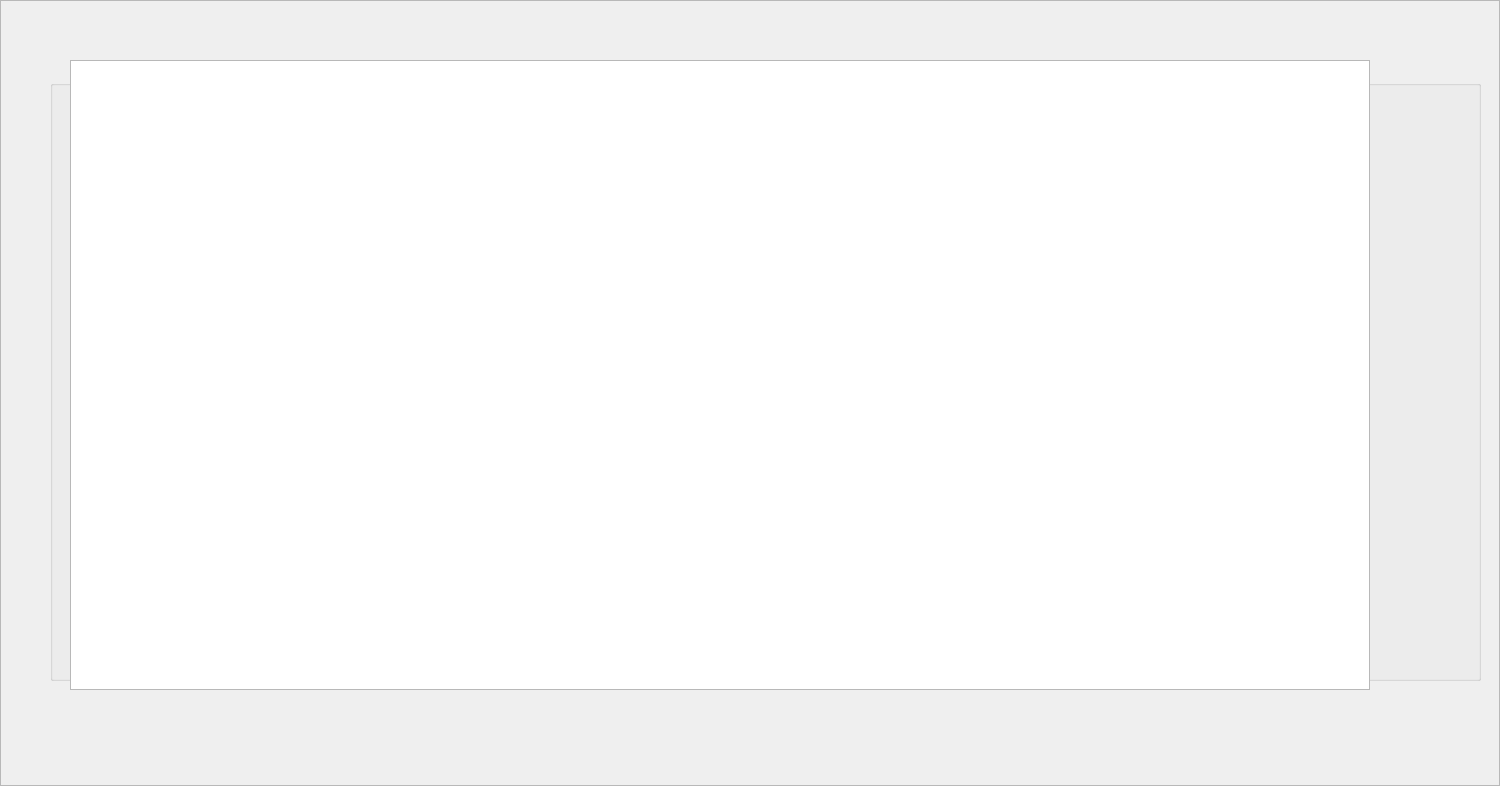
<?xml version="1.0" encoding="UTF-8"?>
<ui version="4.0">
 <class>OrganisateurInscriptionFrame</class>
 <widget class="QFrame" name="OrganisateurInscriptionFrame">
  <property name="geometry">
   <rect>
    <x>0</x>
    <y>0</y>
    <width>1500</width>
    <height>786</height>
   </rect>
  </property>
  <property name="windowTitle">
   <string>Frame</string>
  </property>
  <property name="frameShape">
   <enum>QFrame::StyledPanel</enum>
  </property>
  <property name="frameShadow">
   <enum>QFrame::Raised</enum>
  </property>
  <widget class="QGroupBox" name="groupBox">
   <property name="geometry">
    <rect>
     <x>50</x>
     <y>80</y>
     <width>1431</width>
     <height>601</height>
    </rect>
   </property>
   <property name="title">
    <string/>
   </property>
   <widget class="QWidget" name="layoutWidget_6">
    <property name="geometry">
     <rect>
      <x>170</x>
      <y>280</y>
      <width>301</width>
      <height>31</height>
     </rect>
    </property>
    <layout class="QHBoxLayout" name="horizontalLayout_11">
     <item>
      <widget class="QLabel" name="label_11">
       <property name="text">
        <string>Acte de naissance :</string>
       </property>
      </widget>
     </item>
     <item>
      <widget class="QPushButton" name="btn_voir_acte_naissance_3">
       <property name="text">
        <string>voir</string>
       </property>
      </widget>
     </item>
    </layout>
   </widget>
   <widget class="QWidget" name="layoutWidget_7">
    <property name="geometry">
     <rect>
      <x>170</x>
      <y>370</y>
      <width>301</width>
      <height>29</height>
     </rect>
    </property>
    <layout class="QHBoxLayout" name="horizontalLayout_12">
     <item>
      <widget class="QLabel" name="label_12">
       <property name="text">
        <string>CV :</string>
       </property>
      </widget>
     </item>
     <item>
      <widget class="QPushButton" name="btn_voir_cv_3">
       <property name="text">
        <string>voir</string>
       </property>
      </widget>
     </item>
    </layout>
   </widget>
   <widget class="QPushButton" name="btn_accepte_2">
    <property name="geometry">
     <rect>
      <x>410</x>
      <y>530</y>
      <width>99</width>
      <height>27</height>
     </rect>
    </property>
    <property name="text">
     <string>Validé</string>
    </property>
   </widget>
   <widget class="QWidget" name="layoutWidget_8">
    <property name="geometry">
     <rect>
      <x>170</x>
      <y>430</y>
      <width>301</width>
      <height>31</height>
     </rect>
    </property>
    <layout class="QHBoxLayout" name="horizontalLayout_13">
     <item>
      <widget class="QLabel" name="label_13">
       <property name="text">
        <string>Diplôme:</string>
       </property>
      </widget>
     </item>
     <item>
      <widget class="QPushButton" name="btn_voir_diplome_3">
       <property name="text">
        <string>voir</string>
       </property>
      </widget>
     </item>
    </layout>
   </widget>
   <widget class="QLabel" name="label_visionneuse_2">
    <property name="geometry">
     <rect>
      <x>670</x>
      <y>-40</y>
      <width>500</width>
      <height>600</height>
     </rect>
    </property>
    <property name="text">
     <string/>
    </property>
   </widget>
   <widget class="QWidget" name="layoutWidget_9">
    <property name="geometry">
     <rect>
      <x>170</x>
      <y>130</y>
      <width>301</width>
      <height>19</height>
     </rect>
    </property>
    <layout class="QHBoxLayout" name="horizontalLayout_14">
     <item>
      <widget class="QLabel" name="label_14">
       <property name="text">
        <string>Prénom:</string>
       </property>
      </widget>
     </item>
     <item>
      <widget class="QLabel" name="champ_prenom_3">
       <property name="text">
        <string/>
       </property>
      </widget>
     </item>
    </layout>
   </widget>
   <widget class="QPushButton" name="btn_retour_2">
    <property name="geometry">
     <rect>
      <x>128</x>
      <y>530</y>
      <width>131</width>
      <height>27</height>
     </rect>
    </property>
    <property name="text">
     <string>Retour à la liste</string>
    </property>
   </widget>
   <widget class="QWidget" name="layoutWidget_10">
    <property name="geometry">
     <rect>
      <x>170</x>
      <y>60</y>
      <width>301</width>
      <height>19</height>
     </rect>
    </property>
    <layout class="QHBoxLayout" name="horizontalLayout_15">
     <item>
      <widget class="QLabel" name="label_15">
       <property name="text">
        <string>Nom :</string>
       </property>
      </widget>
     </item>
     <item>
      <widget class="QLabel" name="champ_nom_3">
       <property name="text">
        <string/>
       </property>
      </widget>
     </item>
    </layout>
   </widget>
   <widget class="QPushButton" name="btn_rejete_2">
    <property name="geometry">
     <rect>
      <x>290</x>
      <y>530</y>
      <width>99</width>
      <height>27</height>
     </rect>
    </property>
    <property name="text">
     <string>Rejeté</string>
    </property>
   </widget>
   <widget class="QWidget" name="layoutWidget">
    <property name="geometry">
     <rect>
      <x>170</x>
      <y>200</y>
      <width>301</width>
      <height>29</height>
     </rect>
    </property>
    <layout class="QHBoxLayout" name="horizontalLayout">
     <item>
      <widget class="QLabel" name="label">
       <property name="text">
        <string>Photo:</string>
       </property>
      </widget>
     </item>
     <item>
      <widget class="QPushButton" name="bnt_voir_photo">
       <property name="text">
        <string>Voir</string>
       </property>
      </widget>
     </item>
    </layout>
   </widget>
   <zorder>layoutWidget</zorder>
   <zorder>layoutWidget_6</zorder>
   <zorder>layoutWidget_7</zorder>
   <zorder>btn_accepte_2</zorder>
   <zorder>layoutWidget_8</zorder>
   <zorder>label_visionneuse_2</zorder>
   <zorder>layoutWidget_9</zorder>
   <zorder>btn_retour_2</zorder>
   <zorder>layoutWidget_10</zorder>
   <zorder>btn_rejete_2</zorder>
  </widget>
  <widget class="QTableView" name="table_inscriptions">
   <property name="geometry">
    <rect>
     <x>70</x>
     <y>60</y>
     <width>1300</width>
     <height>630</height>
    </rect>
   </property>
  </widget>
 </widget>
 <resources/>
 <connections>
  <connection>
   <sender>table_inscriptions</sender>
   <signal>clicked(QModelIndex)</signal>
   <receiver>OrganisateurInscriptionFrame</receiver>
   <slot>onTableCellClicked(QModelIndex)</slot>
   <hints>
    <hint type="sourcelabel">
     <x>141</x>
     <y>116</y>
    </hint>
    <hint type="destinationlabel">
     <x>25</x>
     <y>-33</y>
    </hint>
   </hints>
  </connection>
 </connections>
 <slots>
  <slot>onTableCellClicked(QModelIndex)</slot>
 </slots>
</ui>
